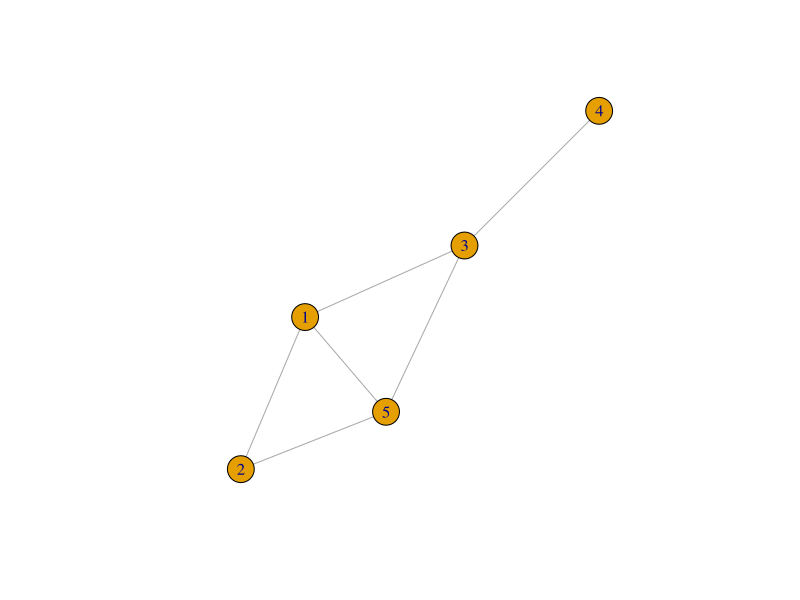
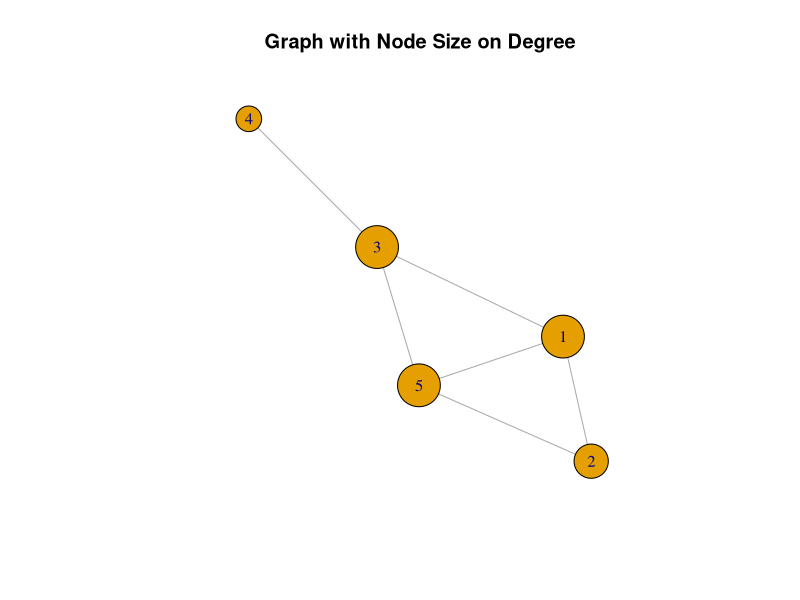

Write R code to recreate these figures, in order.
library(igraph)

createGraph <- function(adj_matrice){
  n <-nrow(adj_matrice)

  g <- make_empty_graph(n, directed = FALSE)

  # Ajouter des arêtes
  for (i in 1:nrow(adj_matrice)) {
    for (j in i:ncol(adj_matrice)) {
      if (adj_matrice[i, j]==1) {
         g <- add_edges(g,c(i,j))
      }
    }
  }

  plot(g)
  return(g)
}

adj_matrice <-matrix(0,nrow=5,ncol=5)
adj_matrice[1,2] <-1
adj_matrice[1,3] <-1
adj_matrice[1,5] <-1
adj_matrice[2,1] <-1
adj_matrice[3,1] <-1
adj_matrice[5,1] <-1
adj_matrice[3,5] <-1
adj_matrice[5,3] <-1
adj_matrice[2,5] <-1
adj_matrice[5,2] <-1
adj_matrice[3,4] <-1
adj_matrice[4,3] <-1

print(adj_matrice)

graph <- createGraph(adj_matrice)

# Compute graph metrics
# 1. Degree
degrees <- degree(graph)
print("Degrees:")
print(degrees)

# 2. Clustering coefficient
clustering_coeff <- transitivity(graph, type = "local")
print("Clustering Coefficients:")
print(clustering_coeff)

# 3. Closeness centrality
closeness_cent <- closeness(graph)
print("Closeness Centrality:")
print(closeness_cent)

# 4. Betweenness centrality
betweenness_cent <- betweenness(graph)
print("Betweenness Centrality:")
print(betweenness_cent)

# Plot graph with node size and color based on metrics
plot(graph,
     vertex.size = degrees * 5 + 10,
     vertex.label = V(graph)$name,
     main = "Graph with Node Size on Degree")